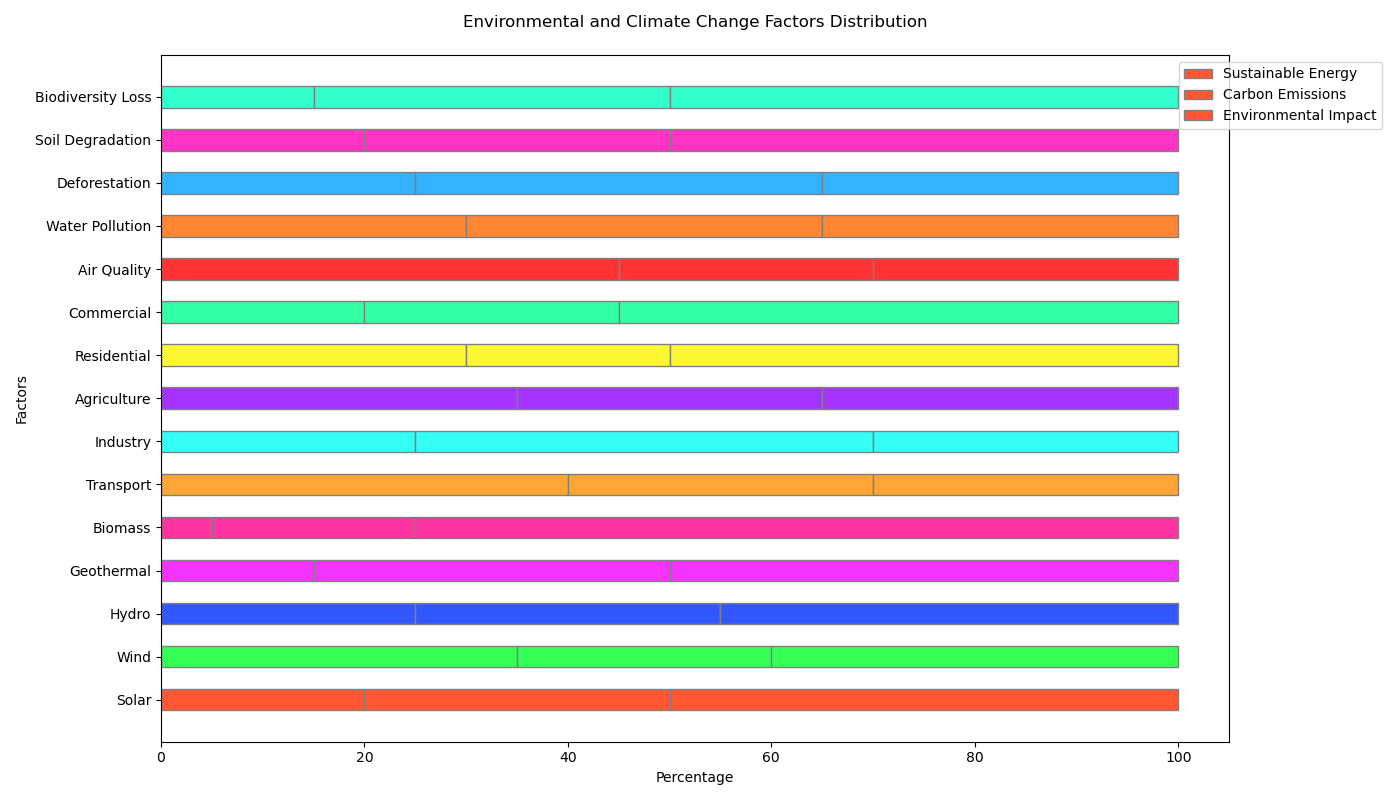

Write Python code to recreate this figure.

import matplotlib.pyplot as plt
import numpy as np

# Data
categories = ['Sustainable Energy', 'Carbon Emissions', 'Environmental Impact']
subcategories = ['Solar', 'Wind', 'Hydro', 'Geothermal', 'Biomass', 'Transport', 'Industry', 'Agriculture', 'Residential', 'Commercial', 'Air Quality', 'Water Pollution', 'Deforestation', 'Soil Degradation', 'Biodiversity Loss']
values1 = [20, 35, 25, 15, 5, 40, 25, 35, 30, 20, 45, 30, 25, 20, 15]
values2 = [30, 25, 30, 35, 20, 30, 45, 30, 20, 25, 25, 35, 40, 30, 35]
values3 = [50, 40, 45, 50, 75, 30, 30, 35, 50, 55, 30, 35, 35, 50, 50]

# Colors
colors = ['#FF5733', '#33FF57', '#3357FF', '#F333FF', '#FF33A1', '#FFA533', '#33FFF6', '#A533FF', '#FFF633', '#33FFA5', '#FF3333', '#FF8633', '#33B2FF', '#FF33C4', '#33FFCC']

# Bar width
barWidth = 0.5

# Creating the figure
fig, ax = plt.subplots(figsize=(14, 8))

# Stacked bar chart
bars1 = np.add(values1, values2).tolist()
bars2 = np.add(bars1, values3).tolist()

ax.barh(subcategories, values1, color=colors, edgecolor='grey', height=barWidth)
ax.barh(subcategories, values2, left=values1, color=colors, edgecolor='grey', height=barWidth)
ax.barh(subcategories, values3, left=bars1, color=colors, edgecolor='grey', height=barWidth)

# Title and labels
plt.title('Environmental and Climate Change Factors Distribution', pad=20)
plt.xlabel('Percentage')
plt.ylabel('Factors')
plt.legend(categories, loc='upper right', bbox_to_anchor=(1.15, 1))

# Show the plot
plt.tight_layout()
plt.show()
